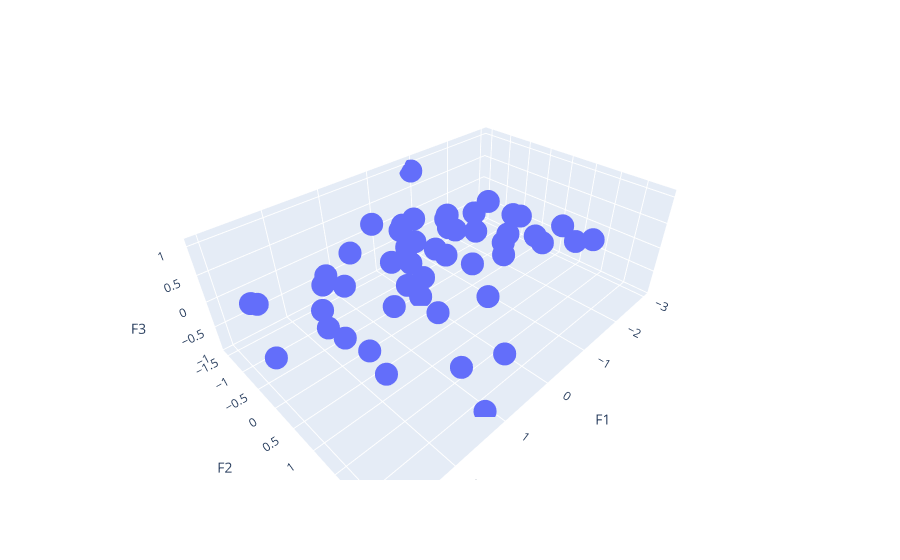

The cell this chart's notebook holds for it:
### Code cell
fig=px.scatter_3d(df, x="F1", y="F2", z="F3")
fig.show()
